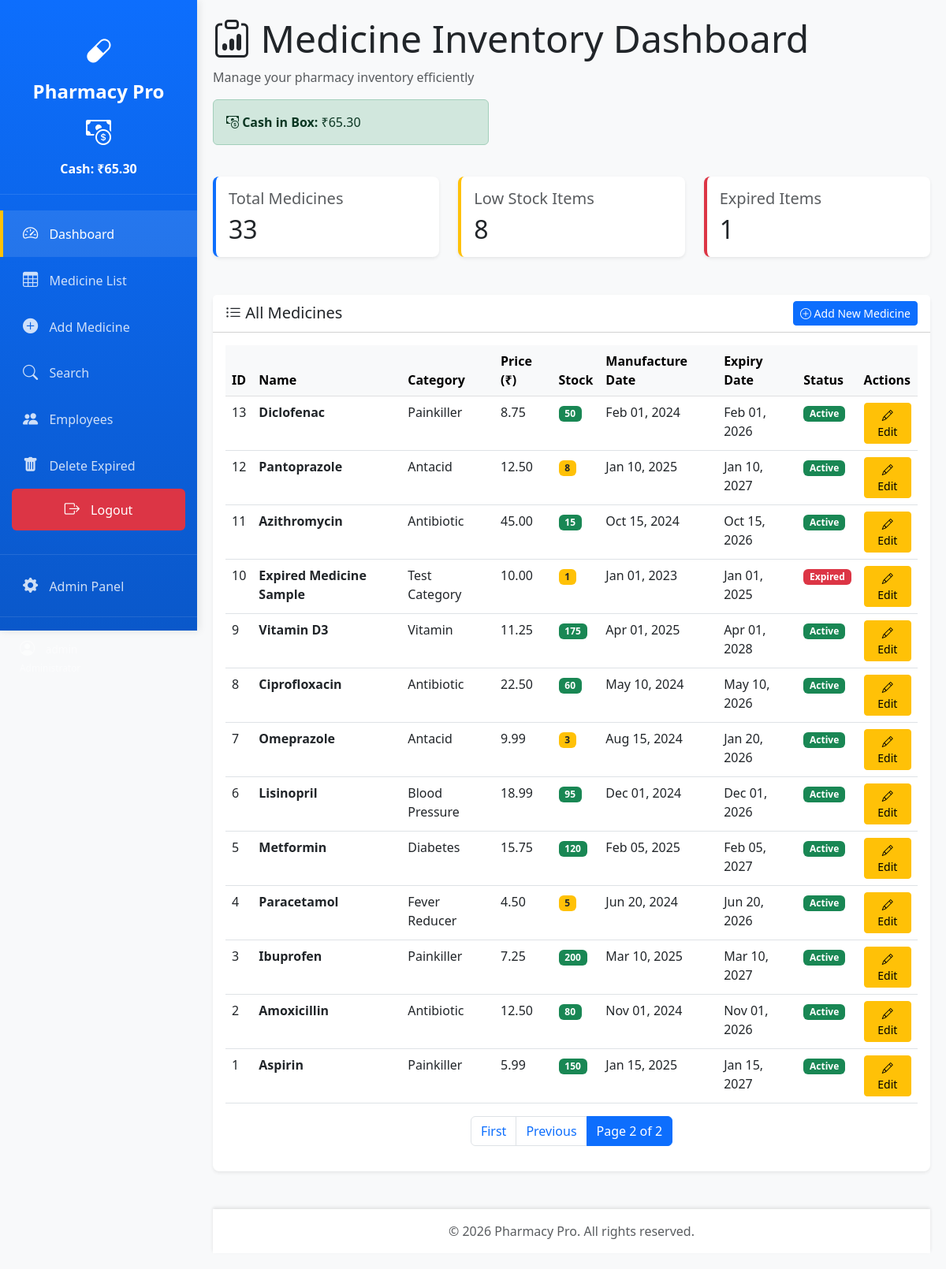
Page /?page=2 (signed in) on the committed database.
### inventory/models.py (models this page shows, shortened)
class CashBox(models.Model):
    current_cash = models.DecimalField(max_digits=12, decimal_places=2, default=0)
    last_updated = models.DateTimeField(auto_now=True)
    class Meta:
        verbose_name_plural = "Cash Box"

class Medicine(models.Model):
    name = models.CharField(max_length=200)
    category = models.CharField(max_length=100)
    price = models.DecimalField(max_digits=10, decimal_places=2)
    stock_quantity = models.IntegerField()
    manufacture_date = models.DateField()
    expiry_date = models.DateField()
    class Meta:
        verbose_name_plural = "Medicines"

### inventory/views.py (the view)
# urls.py: path('', views.MedicineDashboardView.as_view(), name='medicine_dashboard'),
class MedicineDashboardView(LoginRequiredMixin, ListView):
    model = Medicine
    template_name = 'inventory/dashboard.html'
    context_object_name = 'medicines'
    paginate_by = 20
    ordering = ['-id']
    def get_context_data(self, **kwargs):
        context = super().get_context_data(**kwargs)
        context['total_medicines'] = Medicine.objects.count()
        context['low_stock'] = Medicine.objects.filter(stock_quantity__lte=10).count()
        context['expired'] = Medicine.objects.filter(expiry_date__lt=date.today()).count()
        context['today'] = date.today()
        from .models import CashBox
        cash_box = CashBox.objects.first()
        context['cash_box'] = cash_box
        return context

### inventory/templates/inventory/dashboard.html (shortened to what this page needs)
{% extends 'inventory/base.html' %}
{% block content %}
<div class="row mb-4">
    <div class="col-12">
        <h1 class="display-5">
            <i class="bi bi-clipboard-data"></i> Medicine Inventory Dashboard
        </h1>
        <p class="text-muted">Manage your pharmacy inventory efficiently</p>
        <div class="alert alert-success mt-3" style="max-width:350px;">
            <i class="bi bi-cash-coin"></i> <strong>Cash in Box:</strong> ₹{{ cash_box.current_cash|default:'0.00' }}
        </div>
    </div>
</div>
<div class="row mb-4">
    <div class="col-md-4">
        <div class="card stat-card primary">
            <div class="card-body">
                <h5 class="card-title text-muted">Total Medicines</h5>
                <h2 class="mb-0">{{ total_medicines }}</h2>
            </div>
        </div>
    </div>
    <div class="col-md-4">
        <div class="card stat-card warning">
            <div class="card-body">
                <h5 class="card-title text-muted">Low Stock Items</h5>
                <h2 class="mb-0">{{ low_stock }}</h2>
            </div>
        </div>
    </div>
    <div class="col-md-4">
        <div class="card stat-card danger">
            <div class="card-body">
                <h5 class="card-title text-muted">Expired Items</h5>
                <h2 class="mb-0">{{ expired }}</h2>
            </div>
        </div>
    </div>
</div>
<div class="card">
    <div class="card-header bg-white d-flex justify-content-between align-items-center">
        <h5 class="mb-0"><i class="bi bi-list-ul"></i> All Medicines</h5>
        <a href="{% url 'add_medicine' %}" class="btn btn-primary btn-sm">
            <i class="bi bi-plus-circle"></i> Add New Medicine
        </a>
    </div>
    <div class="card-body">
        {% if medicines %}
            <div class="table-responsive">
                <table class="table table-hover">
                    <thead class="table-light">
                        <tr>
                            <th>ID</th>
                            <th>Name</th>
                            <th>Category</th>
                            <th>Price (₹)</th>
                            <th>Stock</th>
                            <th>Manufacture Date</th>
                            <th>Expiry Date</th>
                            <th>Status</th>
                            <th>Actions</th>
                        </tr>
                    </thead>
                    <tbody>
                        {% for medicine in medicines %}
                        <tr>
                            <td>{{ medicine.id }}</td>
                            <td><strong>{{ medicine.name }}</strong></td>
                            <td>{{ medicine.category }}</td>
                            <td>{{ medicine.price }}</td>
                            <td>
                                {% if medicine.stock_quantity == 0 %}
                                    <span class="badge bg-danger">{{ medicine.stock_quantity }}</span>
                                {% elif medicine.stock_quantity <= 10 %}
                                    <span class="badge bg-warning text-dark">{{ medicine.stock_quantity }}</span>
                                {% else %}
                                    <span class="badge bg-success">{{ medicine.stock_quantity }}</span>
                                {% endif %}
                            </td>
                            <td>{{ medicine.manufacture_date|date:"M d, Y" }}</td>
                            <td>{{ medicine.expiry_date|date:"M d, Y" }}</td>
                            <td>
                                {% if medicine.expiry_date < today %}
                                    <span class="badge bg-danger">Expired</span>
                                {% else %}
                                    <span class="badge bg-success">Active</span>
                                {% endif %}
                            </td>
                            <td>
                                {% if user.is_superuser or user.groups.all.0.name == 'Manager' %}
                                    <a href="{% url 'edit_medicine' medicine.pk %}" class="btn btn-sm btn-warning" title="Edit Medicine">
                                        <i class="bi bi-pencil"></i> Edit
                                    </a>
                                {% elif user.groups.all.0.name == 'Staff' %}
                                    <a href="{% url 'update_stock' medicine.pk %}" class="btn btn-sm btn-success" title="Update Stock">
                                        <i class="bi bi-cart-dash"></i> Update Stock
                                    </a>
                                {% endif %}
                            </td>
                        </tr>
                        {% endfor %}
                    </tbody>
                </table>
            </div>
            {% if is_paginated %}
            <nav aria-label="Page navigation">
                <ul class="pagination justify-content-center">
                    {% if page_obj.has_previous %}
                        <li class="page-item">
                            <a class="page-link" href="?page=1">First</a>
                        </li>
                        <li class="page-item">
                            <a class="page-link" href="?page={{ page_obj.previous_page_number }}">Previous</a>
                        </li>
                    {% endif %}
                    <li class="page-item active">
                        <span class="page-link">Page {{ page_obj.number }} of {{ page_obj.paginator.num_pages }}</span>
                    </li>
                </ul>
            </nav>
            {% endif %}
        {% endif %}
    </div>
</div>
{% endblock %}

### inventory/templates/inventory/base.html (shortened to what this page needs)
<!DOCTYPE html>
<html lang="en">
<head>
    <link href="https://cdn.jsdelivr.net/npm/bootstrap@5.3.0/dist/css/bootstrap.min.css" rel="stylesheet">
    <link rel="stylesheet" href="https://cdn.jsdelivr.net/npm/bootstrap-icons@1.11.0/font/bootstrap-icons.css">
</head>
<body>
    <div class="sidebar">
        <div class="sidebar-brand">
            <i class="bi bi-capsule"></i>
            Pharmacy Pro
            <div style="font-size:1rem; margin-top:10px;">
                <i class="bi bi-cash-coin"></i> Cash: ₹{{ cash_box.current_cash|default:'0.00' }}
            </div>
        </div>
        <ul class="sidebar-menu">
            <li>
                <a href="{% url 'medicine_dashboard' %}" class="{% if request.resolver_match.url_name == 'medicine_dashboard' %}active{% endif %}">
                    <i class="bi bi-speedometer2"></i> Dashboard
                </a>
            </li>
            <li>
                <a href="{% url 'medicine_list' %}" class="{% if request.resolver_match.url_name == 'medicine_list' %}active{% endif %}">
                    <i class="bi bi-table"></i> Medicine List
                </a>
            </li>
            {% if user.is_superuser or user.groups.all.0.name == 'Manager' %}
            <li>
                <a href="{% url 'add_medicine' %}" class="{% if request.resolver_match.url_name == 'add_medicine' %}active{% endif %}">
                    <i class="bi bi-plus-circle-fill"></i> Add Medicine
                </a>
            </li>
            {% endif %}
            <li>
                <a href="{% url 'search_medicine' %}" class="{% if request.resolver_match.url_name == 'search_medicine' %}active{% endif %}">
                    <i class="bi bi-search"></i> Search
                </a>
            </li>
            {% if user.is_superuser or user.groups.all.0.name == 'Manager' %}
            <li>
                <a href="{% url 'employee_list' %}">
                    <i class="bi bi-people-fill"></i> Employees
                </a>
            </li>
            {% endif %}
            <li>
                <a href="{% url 'delete_expired' %}">
                    <i class="bi bi-trash-fill"></i> Delete Expired
                </a>
            </li>
            {% if user.is_authenticated %}
            <li style="padding: 0 15px;">
                <form action="{% url 'logout' %}" method="post" style="margin: 0;">
                    <button type="submit" style="width: 100%; padding: 12px 15px; background-color: #dc3545; color: white; border: none; border-radius: 6px; text-align: center; transition: background-color 0.3s;">
                        <i class="bi bi-box-arrow-right"></i> Logout
                    </button>
                </form>
            </li>
            {% endif %}
            {% if user.is_superuser or user.groups.all.0.name == 'Manager' %}
            <li style="margin-top: 30px; border-top: 1px solid rgba(255,255,255,0.1); padding-top: 10px;">
                <a href="/admin/">
                    <i class="bi bi-gear-fill"></i> Admin Panel
                </a>
            </li>
            {% endif %}
            {% if user.is_authenticated %}
            <li style="border-top: 1px solid rgba(255,255,255,0.1); margin-top: 10px; padding-top: 10px;">
                <div style="padding: 15px 25px; color: rgba(255,255,255,0.6); font-size: 0.85rem;">
                    <i class="bi bi-person-circle"></i> {{ user.username }}
                    <br>
                    <small>
                    </small>
                </div>
            </li>
            {% endif %}
        </ul>
    </div>
    <div class="main-content">
        {% block content %}
        {% endblock %}
        <footer class="text-center text-muted py-3 mt-5">
            <p class="mb-0">&copy; 2026 Pharmacy Pro. All rights reserved.</p>
        </footer>
    </div>
</body>
</html>

### inventory/templates/inventory/base.html (style rules this page uses)
body { background-color: #f8f9fa; font-family: 'Segoe UI', Tahoma, Geneva, Verdana, sans-serif; }
.sidebar { position: fixed; top: 0; left: 0; height: 100vh; width: 250px; background: linear-gradient(180deg, #0d6efd 0%, #0a58ca 100%); padding-top: 20px; z-index: 1000; box-shadow: 2px 0 10px rgba(0,0,0,0.1); }
.sidebar-brand { padding: 20px; color: white; font-size: 1.5rem; font-weight: bold; text-align: center; border-bottom: 1px solid rgba(255,255,255,0.1); margin-bottom: 20px; }
.sidebar-brand i { font-size: 2rem; display: block; margin-bottom: 10px; }
.sidebar-menu { list-style: none; padding: 0; margin: 0; }
.sidebar-menu li { margin: 0; }
.sidebar-menu a { display: block; padding: 15px 25px; color: rgba(255,255,255,0.8); text-decoration: none; transition: all 0.3s ease; border-left: 4px solid transparent; }
.sidebar-menu a:hover, .sidebar-menu a.active { background-color: rgba(255,255,255,0.1); color: white; border-left-color: #ffc107; }
.sidebar-menu i { margin-right: 10px; font-size: 1.2rem; width: 25px; text-align: center; }
.main-content { margin-left: 250px; padding: 20px; min-height: 100vh; }
.card { box-shadow: 0 0.125rem 0.25rem rgba(0,0,0,0.075); margin-bottom: 1.5rem; border: none; border-radius: 8px; }
.stat-card { border-left: 4px solid; }
.stat-card.primary { border-left-color: #0d6efd; }
.stat-card.warning { border-left-color: #ffc107; }
.stat-card.danger { border-left-color: #dc3545; }
footer { background-color: white; box-shadow: 0 -2px 4px rgba(0,0,0,0.1); margin-top: 50px; }

### rows in the picture
CashBox: current_cash "65.30"
Medicine: id "13", name "Diclofenac", category "Painkiller", price "8.75", stock_quantity "50", manufacture_date "Feb 01, 2024", expiry_date "Feb 01, 2026", shows "Active"
Medicine: id "12", name "Pantoprazole", category "Antacid", price "12.50", stock_quantity "8", manufacture_date "Jan 10, 2025", expiry_date "Jan 10, 2027", shows "Active"
Medicine: id "11", name "Azithromycin", category "Antibiotic", price "45.00", stock_quantity "15", manufacture_date "Oct 15, 2024", expiry_date "Oct 15, 2026", shows "Active"
Medicine: id "10", name "Expired Medicine Sample", category "Test Category", price "10.00", stock_quantity "1", manufacture_date "Jan 01, 2023", expiry_date "Jan 01, 2025"
Medicine: id "9", name "Vitamin D3", category "Vitamin", price "11.25", stock_quantity "175", manufacture_date "Apr 01, 2025", expiry_date "Apr 01, 2028", shows "Active"
Medicine: id "8", name "Ciprofloxacin", category "Antibiotic", price "22.50", stock_quantity "60", manufacture_date "May 10, 2024", expiry_date "May 10, 2026", shows "Active"
Medicine: id "7", name "Omeprazole", category "Antacid", price "9.99", stock_quantity "3", manufacture_date "Aug 15, 2024", expiry_date "Jan 20, 2026", shows "Active"
Medicine: id "6", name "Lisinopril", category "Blood Pressure", price "18.99", stock_quantity "95", manufacture_date "Dec 01, 2024", expiry_date "Dec 01, 2026", shows "Active"
Medicine: id "5", name "Metformin", category "Diabetes", price "15.75", stock_quantity "120", manufacture_date "Feb 05, 2025", expiry_date "Feb 05, 2027", shows "Active"
Medicine: id "4", name "Paracetamol", category "Fever Reducer", price "4.50", stock_quantity "5", manufacture_date "Jun 20, 2024", expiry_date "Jun 20, 2026", shows "Active"
Medicine: id "3", name "Ibuprofen", category "Painkiller", price "7.25", stock_quantity "200", manufacture_date "Mar 10, 2025", expiry_date "Mar 10, 2027", shows "Active"
Medicine: id "2", name "Amoxicillin", category "Antibiotic", price "12.50", stock_quantity "80", manufacture_date "Nov 01, 2024", expiry_date "Nov 01, 2026", shows "Active"
Medicine: id "1", name "Aspirin", category "Painkiller", price "5.99", stock_quantity "150", manufacture_date "Jan 15, 2025", expiry_date "Jan 15, 2027", shows "Active"

### other values in the picture
{{ total_medicines }} "33"
{{ low_stock }} "8"
{{ expired }} "1"
{{ page_obj.number }} "2"
{{ page_obj.paginator.num_pages }} "2"
